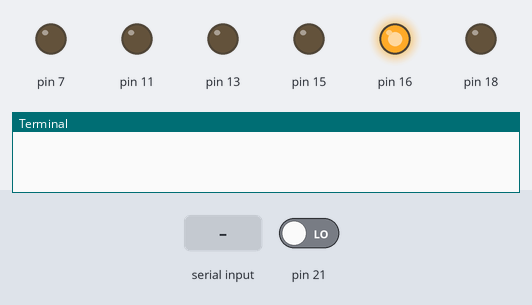
The program below on a simulated Raspberry Pi (header pin numbers). Parts: output pins drawn as LEDs (lit = HIGH), the last lines printed to the terminal. The test bench sets the inputs (shaded band); at power-on: pin 21 LOW.

Above: at 1.2 s.
1.3 s: "w" typed at the terminal, then Enter
At 2.5 s:
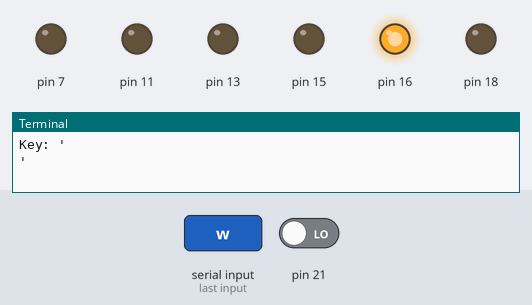
2.8 s: "s" typed at the terminal, then Enter
At 3.8 s:
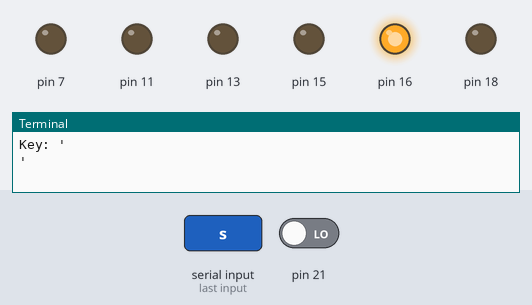
4.3 s: "a" typed at the terminal, then Enter
At 5.0 s:
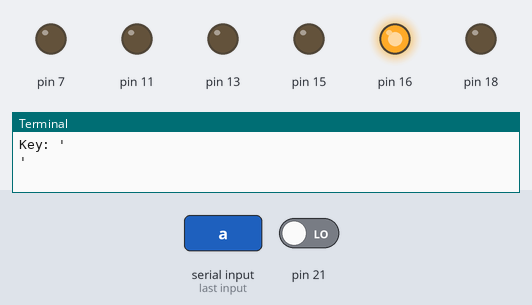
5.8 s: "d" typed at the terminal, then Enter
At 6.1 s:
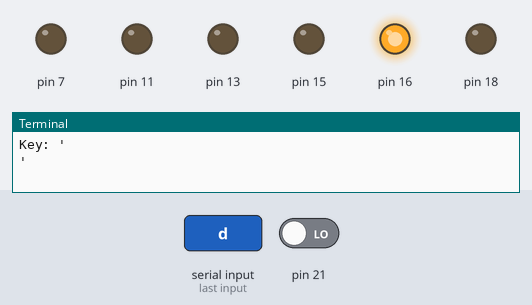
7.3 s: "q" typed at the terminal, then Enter
At 8.5 s:
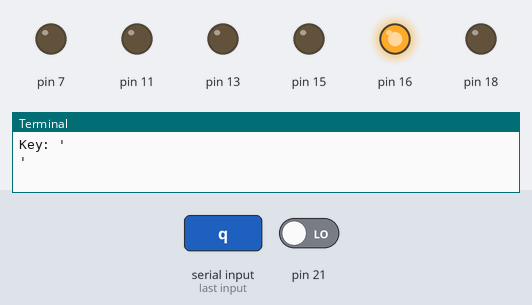
8.8 s: "e" typed at the terminal, then Enter
At 9.6 s:
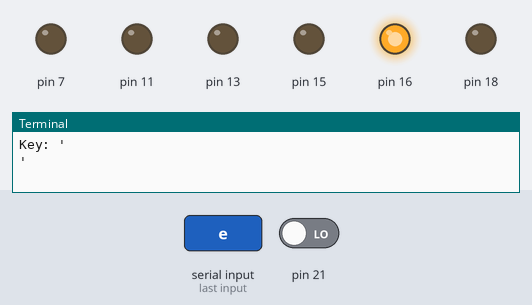
Timing chart, 0 to 11.3 s (numbered marks = the images above; inputs shaded):
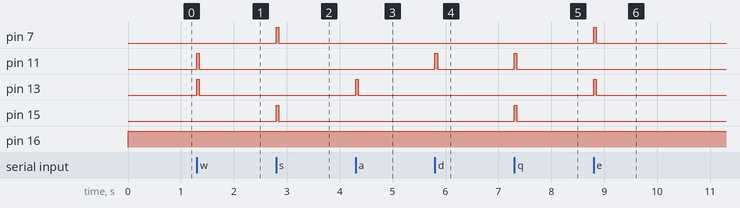

Measured:
- after the input at 1.3 s, pin 11, pin 13: LOW → HIGH at once, → LOW 0.05 s later
- after the input at 2.8 s, pin 7, pin 15: LOW → HIGH at once, → LOW 0.05 s later
- after the input at 4.3 s, pin 13: LOW → HIGH at once, → LOW 0.05 s later
- after the input at 5.8 s, pin 11: LOW → HIGH at once, → LOW 0.05 s later
- after the input at 7.3 s, pin 11, pin 15: LOW → HIGH at once, → LOW 0.05 s later
- after the input at 8.8 s, pin 7, pin 13: LOW → HIGH at once, → LOW 0.05 s later

The program:

robot_cmd.py
```python
import os
import sys
import termios
import fcntl
import RPi.GPIO as gpio
import time
import random


def getch():
  import sys, tty, termios
  init()
  sleep_time = 0.050
  old_settings = termios.tcgetattr(0)
  new_settings = old_settings[:]
  new_settings[3] &= ~termios.ICANON
  try:
    termios.tcsetattr(0, termios.TCSANOW, new_settings)
    ch = sys.stdin.read(1)
    if (ch == 'w'):
        forward(sleep_time)
    elif ch == 's':
        reverse(sleep_time)
    elif ch == 'a':
        turn_left(sleep_time)
    elif ch == 'd':
        turn_right(sleep_time)
    elif ch == 'q':
        pivot_left(sleep_time)
    elif ch == 'e':
        pivot_right(sleep_time)
    elif ch == 'x':
        clean_up()
        sys.exit()
    else:
        clean_up()
        pass
    init()
    if(gpio.input(21)==1):
      forward(sleep_time)

  finally:
    termios.tcsetattr(0, termios.TCSANOW, old_settings)
  return ch


def init():
    gpio.setmode(gpio.BOARD)
    gpio.setup(7, gpio.OUT)
    gpio.setup(11, gpio.OUT)
    gpio.setup(13, gpio.OUT)
    gpio.setup(15, gpio.OUT)
    gpio.setup(16, gpio.OUT)
    gpio.setup(18, gpio.OUT)
    gpio.setup(21, gpio.IN)
    gpio.output(16, True)

def forward(tf):
    gpio.output(7, False)
    gpio.output(11, True)
    gpio.output(13, True)
    gpio.output(15, False)
    time.sleep(tf)
    clean_up()


def reverse(tf):
    gpio.output(7, True)
    gpio.output(11, False)
    gpio.output(13, False)
    gpio.output(15, True)
    time.sleep(tf)
    clean_up()

def turn_left(tf):
    gpio.output(7, False)
    gpio.output(11, False)
    gpio.output(13, True)
    gpio.output(15, False)
    time.sleep(tf)
    clean_up()

def turn_right(tf):
    gpio.output(7, False)
    gpio.output(11, True)
    gpio.output(13, False)
    gpio.output(15, False)
    time.sleep(tf)
    clean_up()

def pivot_left(tf):
    gpio.output(7, False)
    gpio.output(11, True)
    gpio.output(13, False)
    gpio.output(15, True)
    time.sleep(tf)
    clean_up()

def pivot_right(tf):
    gpio.output(7, True)
    gpio.output(11, False)
    gpio.output(13, True)
    gpio.output(15, False)
    time.sleep(tf)
    clean_up()

def clean_up():
    gpio.output(7, False)
    gpio.output(11, False)
    gpio.output(13, False)
    gpio.output(15, False)
    gpio.output(16, False)
    gpio.cleanup()


def main():

  while True:
        print("\nKey: '" + getch() + "'\n")


if __name__ == "__main__":
    main()
```
